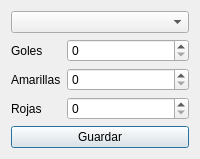
<?xml version="1.0" encoding="UTF-8"?>
<ui version="4.0">
 <class>DialogEstadistica</class>
 <widget class="QDialog">
  <layout class="QVBoxLayout">
   <item>
    <widget class="QComboBox" name="combo_jugador"/>
   </item>
   <item>
    <layout class="QFormLayout">
     <item row="0" column="0">
      <widget class="QLabel">
       <property name="text"><string>Goles</string></property>
      </widget>
     </item>
     <item row="0" column="1">
      <widget class="QSpinBox" name="spin_goles"/>
     </item>
     <item row="1" column="0">
      <widget class="QLabel">
       <property name="text"><string>Amarillas</string></property>
      </widget>
     </item>
     <item row="1" column="1">
      <widget class="QSpinBox" name="spin_amarillas"/>
     </item>
     <item row="2" column="0">
      <widget class="QLabel">
       <property name="text"><string>Rojas</string></property>
      </widget>
     </item>
     <item row="2" column="1">
      <widget class="QSpinBox" name="spin_rojas"/>
     </item>
    </layout>
   </item>
   <item>
    <widget class="QPushButton" name="btn_guardar">
     <property name="text"><string>Guardar</string></property>
    </widget>
   </item>
  </layout>
 </widget>
</ui>
